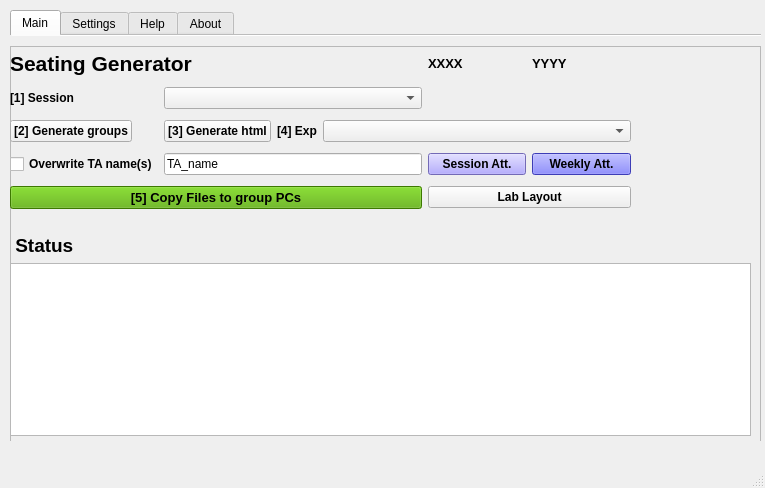
<?xml version="1.0" encoding="UTF-8"?>
<ui version="4.0">
 <class>MainWindow</class>
 <widget class="QMainWindow" name="MainWindow">
  <property name="geometry">
   <rect>
    <x>0</x>
    <y>0</y>
    <width>765</width>
    <height>488</height>
   </rect>
  </property>
  <property name="sizePolicy">
   <sizepolicy hsizetype="Maximum" vsizetype="Preferred">
    <horstretch>0</horstretch>
    <verstretch>0</verstretch>
   </sizepolicy>
  </property>
  <property name="windowTitle">
   <string>YU LabManager</string>
  </property>
  <widget class="QWidget" name="centralwidget">
   <widget class="QTabWidget" name="tabWidget">
    <property name="enabled">
     <bool>true</bool>
    </property>
    <property name="geometry">
     <rect>
      <x>10</x>
      <y>10</y>
      <width>751</width>
      <height>431</height>
     </rect>
    </property>
    <property name="font">
     <font>
      <family>Arial</family>
     </font>
    </property>
    <property name="tabShape">
     <enum>QTabWidget::Rounded</enum>
    </property>
    <property name="currentIndex">
     <number>0</number>
    </property>
    <property name="usesScrollButtons">
     <bool>true</bool>
    </property>
    <property name="documentMode">
     <bool>true</bool>
    </property>
    <property name="tabsClosable">
     <bool>false</bool>
    </property>
    <property name="movable">
     <bool>false</bool>
    </property>
    <widget class="QWidget" name="tab_main">
     <attribute name="title">
      <string>Main</string>
     </attribute>
     <widget class="QFrame" name="frame">
      <property name="geometry">
       <rect>
        <x>0</x>
        <y>10</y>
        <width>751</width>
        <height>401</height>
       </rect>
      </property>
      <property name="font">
       <font>
        <family>Arial</family>
       </font>
      </property>
      <property name="frameShape">
       <enum>QFrame::StyledPanel</enum>
      </property>
      <property name="frameShadow">
       <enum>QFrame::Raised</enum>
      </property>
      <widget class="QWidget" name="gridLayoutWidget_2">
       <property name="geometry">
        <rect>
         <x>0</x>
         <y>0</y>
         <width>621</width>
         <height>171</height>
        </rect>
       </property>
       <layout class="QGridLayout" name="gridLayout_top">
        <item row="6" column="0">
         <widget class="QCheckBox" name="checkBox_TAname_overwrite">
          <property name="font">
           <font>
            <pointsize>9</pointsize>
            <weight>75</weight>
            <bold>true</bold>
           </font>
          </property>
          <property name="text">
           <string>Overwrite TA name(s)</string>
          </property>
         </widget>
        </item>
        <item row="8" column="0" colspan="4">
         <widget class="QPushButton" name="pushButton_copyfiles">
          <property name="sizePolicy">
           <sizepolicy hsizetype="Preferred" vsizetype="Fixed">
            <horstretch>0</horstretch>
            <verstretch>0</verstretch>
           </sizepolicy>
          </property>
          <property name="font">
           <font>
            <family>Arial</family>
            <pointsize>10</pointsize>
            <weight>75</weight>
            <bold>true</bold>
           </font>
          </property>
          <property name="styleSheet">
           <string notr="true">background-color: rgb(85, 170, 0);</string>
          </property>
          <property name="text">
           <string>[5] Copy Files to group PCs</string>
          </property>
         </widget>
        </item>
        <item row="5" column="0">
         <widget class="QPushButton" name="pushButton_grouping">
          <property name="sizePolicy">
           <sizepolicy hsizetype="Fixed" vsizetype="Preferred">
            <horstretch>0</horstretch>
            <verstretch>0</verstretch>
           </sizepolicy>
          </property>
          <property name="font">
           <font>
            <family>Arial</family>
            <pointsize>9</pointsize>
            <weight>75</weight>
            <bold>true</bold>
           </font>
          </property>
          <property name="text">
           <string>[2] Generate groups</string>
          </property>
         </widget>
        </item>
        <item row="5" column="2">
         <widget class="QLabel" name="label_6">
          <property name="sizePolicy">
           <sizepolicy hsizetype="Fixed" vsizetype="Preferred">
            <horstretch>0</horstretch>
            <verstretch>0</verstretch>
           </sizepolicy>
          </property>
          <property name="font">
           <font>
            <pointsize>9</pointsize>
            <weight>75</weight>
            <bold>true</bold>
           </font>
          </property>
          <property name="text">
           <string>[4] Exp</string>
          </property>
         </widget>
        </item>
        <item row="5" column="3" colspan="3">
         <widget class="QComboBox" name="comboBox_exp_id"/>
        </item>
        <item row="6" column="4">
         <widget class="QPushButton" name="pushButton_att">
          <property name="font">
           <font>
            <pointsize>9</pointsize>
            <weight>75</weight>
            <bold>true</bold>
           </font>
          </property>
          <property name="styleSheet">
           <string notr="true">background-color: rgb(161, 149, 255)</string>
          </property>
          <property name="text">
           <string>Session Att.</string>
          </property>
         </widget>
        </item>
        <item row="6" column="1" colspan="3">
         <widget class="QLineEdit" name="lineEdit_TAname">
          <property name="text">
           <string>TA_name</string>
          </property>
         </widget>
        </item>
        <item row="5" column="1">
         <widget class="QPushButton" name="pushButton_htmlgen">
          <property name="sizePolicy">
           <sizepolicy hsizetype="Preferred" vsizetype="Fixed">
            <horstretch>0</horstretch>
            <verstretch>0</verstretch>
           </sizepolicy>
          </property>
          <property name="font">
           <font>
            <family>Arial</family>
            <pointsize>9</pointsize>
            <weight>75</weight>
            <bold>true</bold>
           </font>
          </property>
          <property name="text">
           <string>[3] Generate html</string>
          </property>
         </widget>
        </item>
        <item row="4" column="1" colspan="3">
         <widget class="QComboBox" name="comboBox_session">
          <property name="sizePolicy">
           <sizepolicy hsizetype="Minimum" vsizetype="Fixed">
            <horstretch>0</horstretch>
            <verstretch>0</verstretch>
           </sizepolicy>
          </property>
         </widget>
        </item>
        <item row="8" column="4" colspan="2">
         <widget class="QPushButton" name="pushButton_labLayout">
          <property name="font">
           <font>
            <pointsize>9</pointsize>
            <weight>75</weight>
            <bold>true</bold>
           </font>
          </property>
          <property name="text">
           <string>Lab Layout</string>
          </property>
         </widget>
        </item>
        <item row="4" column="0">
         <widget class="QLabel" name="label_15">
          <property name="sizePolicy">
           <sizepolicy hsizetype="Fixed" vsizetype="Preferred">
            <horstretch>0</horstretch>
            <verstretch>0</verstretch>
           </sizepolicy>
          </property>
          <property name="font">
           <font>
            <pointsize>9</pointsize>
            <weight>75</weight>
            <bold>true</bold>
           </font>
          </property>
          <property name="text">
           <string>[1] Session</string>
          </property>
         </widget>
        </item>
        <item row="6" column="5">
         <widget class="QPushButton" name="pushButton_Watt">
          <property name="font">
           <font>
            <pointsize>9</pointsize>
            <weight>75</weight>
            <bold>true</bold>
           </font>
          </property>
          <property name="styleSheet">
           <string notr="true">background-color: rgb(85, 85, 255)</string>
          </property>
          <property name="text">
           <string>Weekly Att.</string>
          </property>
         </widget>
        </item>
        <item row="0" column="0" colspan="4">
         <widget class="QLabel" name="label_5">
          <property name="sizePolicy">
           <sizepolicy hsizetype="Preferred" vsizetype="Fixed">
            <horstretch>0</horstretch>
            <verstretch>0</verstretch>
           </sizepolicy>
          </property>
          <property name="font">
           <font>
            <pointsize>16</pointsize>
            <weight>75</weight>
            <bold>true</bold>
           </font>
          </property>
          <property name="text">
           <string>Seating Generator</string>
          </property>
         </widget>
        </item>
        <item row="0" column="4">
         <widget class="QLabel" name="course_label">
          <property name="font">
           <font>
            <pointsize>10</pointsize>
            <weight>75</weight>
            <bold>true</bold>
           </font>
          </property>
          <property name="text">
           <string>XXXX</string>
          </property>
         </widget>
        </item>
        <item row="0" column="5">
         <widget class="QLabel" name="location_label">
          <property name="font">
           <font>
            <pointsize>10</pointsize>
            <weight>75</weight>
            <bold>true</bold>
           </font>
          </property>
          <property name="text">
           <string>YYYY</string>
          </property>
         </widget>
        </item>
       </layout>
      </widget>
      <widget class="QLabel" name="label_2">
       <property name="geometry">
        <rect>
         <x>640</x>
         <y>10</y>
         <width>101</width>
         <height>151</height>
        </rect>
       </property>
       <property name="text">
        <string/>
       </property>
       <property name="pixmap">
        <pixmap>yorklogo.png</pixmap>
       </property>
       <property name="scaledContents">
        <bool>true</bool>
       </property>
      </widget>
      <widget class="QWidget" name="gridLayoutWidget">
       <property name="geometry">
        <rect>
         <x>0</x>
         <y>179</y>
         <width>741</width>
         <height>211</height>
        </rect>
       </property>
       <layout class="QGridLayout" name="gridLayout_buttom" rowstretch="1,2,20" rowminimumheight="0,0,0">
        <item row="2" column="0">
         <widget class="QTextBrowser" name="statusbox"/>
        </item>
        <item row="1" column="0">
         <widget class="QLabel" name="label_4">
          <property name="font">
           <font>
            <pointsize>14</pointsize>
            <weight>75</weight>
            <bold>true</bold>
           </font>
          </property>
          <property name="text">
           <string> Status</string>
          </property>
         </widget>
        </item>
        <item row="0" column="0">
         <spacer name="verticalSpacer">
          <property name="orientation">
           <enum>Qt::Vertical</enum>
          </property>
          <property name="sizeHint" stdset="0">
           <size>
            <width>20</width>
            <height>10</height>
           </size>
          </property>
         </spacer>
        </item>
       </layout>
      </widget>
     </widget>
    </widget>
    <widget class="QWidget" name="tab_settings">
     <attribute name="title">
      <string>Settings</string>
     </attribute>
     <widget class="QFrame" name="frame_2">
      <property name="geometry">
       <rect>
        <x>0</x>
        <y>10</y>
        <width>730</width>
        <height>401</height>
       </rect>
      </property>
      <property name="frameShape">
       <enum>QFrame::StyledPanel</enum>
      </property>
      <property name="frameShadow">
       <enum>QFrame::Raised</enum>
      </property>
      <widget class="QWidget" name="gridLayoutWidget_3">
       <property name="geometry">
        <rect>
         <x>9</x>
         <y>9</y>
         <width>718</width>
         <height>381</height>
        </rect>
       </property>
       <layout class="QGridLayout" name="gridLayout_4">
        <item row="0" column="0" colspan="3">
         <widget class="QLabel" name="label_38">
          <property name="sizePolicy">
           <sizepolicy hsizetype="Preferred" vsizetype="Fixed">
            <horstretch>0</horstretch>
            <verstretch>0</verstretch>
           </sizepolicy>
          </property>
          <property name="font">
           <font>
            <pointsize>14</pointsize>
            <weight>75</weight>
            <bold>true</bold>
           </font>
          </property>
          <property name="text">
           <string>Course &amp; Lab Details</string>
          </property>
         </widget>
        </item>
        <item row="5" column="1">
         <widget class="QPushButton" name="pushButton_rebootPCs">
          <property name="sizePolicy">
           <sizepolicy hsizetype="Preferred" vsizetype="Fixed">
            <horstretch>0</horstretch>
            <verstretch>0</verstretch>
           </sizepolicy>
          </property>
          <property name="font">
           <font>
            <family>Arial</family>
           </font>
          </property>
          <property name="styleSheet">
           <string notr="true">background-color: rgb(255, 85, 127);</string>
          </property>
          <property name="text">
           <string>Reboot</string>
          </property>
         </widget>
        </item>
        <item row="6" column="1">
         <widget class="QPushButton" name="pushButton_rebootLaptops">
          <property name="sizePolicy">
           <sizepolicy hsizetype="Preferred" vsizetype="Fixed">
            <horstretch>0</horstretch>
            <verstretch>0</verstretch>
           </sizepolicy>
          </property>
          <property name="font">
           <font>
            <family>Arial</family>
           </font>
          </property>
          <property name="styleSheet">
           <string notr="true">background-color: rgb(255, 85, 127);</string>
          </property>
          <property name="text">
           <string>Reboot</string>
          </property>
         </widget>
        </item>
        <item row="6" column="2">
         <widget class="QPushButton" name="pushButton_lpc_remote_files">
          <property name="styleSheet">
           <string notr="true">background-color: rgb(85, 170, 0);</string>
          </property>
          <property name="text">
           <string>Copy/Delete Files</string>
          </property>
         </widget>
        </item>
        <item row="2" column="2">
         <widget class="QPushButton" name="pushButton_pc_browse">
          <property name="text">
           <string>Brows</string>
          </property>
         </widget>
        </item>
        <item row="2" column="1">
         <widget class="QLineEdit" name="lineEdit_pc_dir">
          <property name="text">
           <string/>
          </property>
         </widget>
        </item>
        <item row="5" column="0">
         <widget class="QLabel" name="label_40">
          <property name="sizePolicy">
           <sizepolicy hsizetype="Preferred" vsizetype="Fixed">
            <horstretch>0</horstretch>
            <verstretch>0</verstretch>
           </sizepolicy>
          </property>
          <property name="font">
           <font>
            <pointsize>10</pointsize>
            <weight>50</weight>
            <bold>false</bold>
           </font>
          </property>
          <property name="text">
           <string>Group PCs</string>
          </property>
         </widget>
        </item>
        <item row="2" column="0">
         <widget class="QLabel" name="label_47">
          <property name="text">
           <string>PC lists directory</string>
          </property>
         </widget>
        </item>
        <item row="9" column="1">
         <widget class="QCheckBox" name="checkBox_debugMode">
          <property name="text">
           <string>Debug mode</string>
          </property>
         </widget>
        </item>
        <item row="9" column="2">
         <widget class="QCheckBox" name="checkBox_localCopy">
          <property name="text">
           <string>Local copy</string>
          </property>
         </widget>
        </item>
        <item row="6" column="4" colspan="2">
         <widget class="QPushButton" name="pushButton_save_settings">
          <property name="styleSheet">
           <string notr="true">background-color: rgb(253, 128, 8);</string>
          </property>
          <property name="text">
           <string>Save</string>
          </property>
         </widget>
        </item>
        <item row="4" column="0">
         <widget class="QLabel" name="label_39">
          <property name="sizePolicy">
           <sizepolicy hsizetype="Preferred" vsizetype="Fixed">
            <horstretch>0</horstretch>
            <verstretch>0</verstretch>
           </sizepolicy>
          </property>
          <property name="font">
           <font>
            <pointsize>14</pointsize>
            <weight>75</weight>
            <bold>true</bold>
           </font>
          </property>
          <property name="text">
           <string>Advanced</string>
          </property>
         </widget>
        </item>
        <item row="6" column="0">
         <widget class="QLabel" name="label_42">
          <property name="sizePolicy">
           <sizepolicy hsizetype="Preferred" vsizetype="Fixed">
            <horstretch>0</horstretch>
            <verstretch>0</verstretch>
           </sizepolicy>
          </property>
          <property name="font">
           <font>
            <pointsize>10</pointsize>
            <weight>50</weight>
            <bold>false</bold>
           </font>
          </property>
          <property name="text">
           <string>Laptops</string>
          </property>
         </widget>
        </item>
        <item row="1" column="3">
         <spacer name="horizontalSpacer">
          <property name="orientation">
           <enum>Qt::Horizontal</enum>
          </property>
          <property name="sizeHint" stdset="0">
           <size>
            <width>40</width>
            <height>20</height>
           </size>
          </property>
         </spacer>
        </item>
        <item row="5" column="5">
         <widget class="QLineEdit" name="lineEdit_nbenches">
          <property name="text">
           <string>4</string>
          </property>
         </widget>
        </item>
        <item row="1" column="0">
         <widget class="QLabel" name="label_41">
          <property name="font">
           <font>
            <weight>50</weight>
            <bold>false</bold>
           </font>
          </property>
          <property name="text">
           <string>Course main directory</string>
          </property>
         </widget>
        </item>
        <item row="5" column="4">
         <widget class="QLabel" name="label_14">
          <property name="text">
           <string>Max # of seats</string>
          </property>
         </widget>
        </item>
        <item row="4" column="4">
         <widget class="QLabel" name="label_45">
          <property name="text">
           <string>Max # of groups</string>
          </property>
         </widget>
        </item>
        <item row="1" column="1">
         <widget class="QLineEdit" name="lineEdit_course_dir">
          <property name="text">
           <string/>
          </property>
         </widget>
        </item>
        <item row="4" column="5">
         <widget class="QLineEdit" name="lineEdit_ngroups">
          <property name="text">
           <string>8</string>
          </property>
         </widget>
        </item>
        <item row="3" column="0" colspan="3">
         <widget class="Line" name="line">
          <property name="orientation">
           <enum>Qt::Horizontal</enum>
          </property>
         </widget>
        </item>
        <item row="1" column="2">
         <widget class="QPushButton" name="pushButton_course_dir_browse">
          <property name="text">
           <string>Brows</string>
          </property>
         </widget>
        </item>
        <item row="0" column="4">
         <widget class="QLabel" name="label_33">
          <property name="font">
           <font>
            <weight>50</weight>
            <bold>false</bold>
           </font>
          </property>
          <property name="text">
           <string>Year</string>
          </property>
         </widget>
        </item>
        <item row="1" column="4">
         <widget class="QLabel" name="label_36">
          <property name="text">
           <string>Semester</string>
          </property>
         </widget>
        </item>
        <item row="0" column="5">
         <widget class="QLineEdit" name="lineEdit_year">
          <property name="font">
           <font>
            <weight>50</weight>
            <bold>false</bold>
           </font>
          </property>
          <property name="text">
           <string>2023</string>
          </property>
         </widget>
        </item>
        <item row="1" column="5">
         <widget class="QComboBox" name="comboBox_semester">
          <item>
           <property name="text">
            <string>Fall</string>
           </property>
          </item>
          <item>
           <property name="text">
            <string>Winter</string>
           </property>
          </item>
          <item>
           <property name="text">
            <string>Summer</string>
           </property>
          </item>
         </widget>
        </item>
        <item row="2" column="4">
         <widget class="QLabel" name="label_3">
          <property name="font">
           <font>
            <pointsize>9</pointsize>
            <weight>50</weight>
            <bold>false</bold>
           </font>
          </property>
          <property name="text">
           <string>Location</string>
          </property>
         </widget>
        </item>
        <item row="3" column="4">
         <widget class="QLabel" name="label_46">
          <property name="font">
           <font>
            <weight>50</weight>
            <bold>false</bold>
           </font>
          </property>
          <property name="text">
           <string>Course Code</string>
          </property>
         </widget>
        </item>
        <item row="2" column="5">
         <widget class="QComboBox" name="comboBox_room"/>
        </item>
        <item row="3" column="5">
         <widget class="QLineEdit" name="lineEdit_code">
          <property name="font">
           <font>
            <weight>50</weight>
            <bold>false</bold>
           </font>
          </property>
          <property name="text">
           <string>xxxx</string>
          </property>
         </widget>
        </item>
        <item row="9" column="0">
         <widget class="QCheckBox" name="checkBox_extended_att">
          <property name="text">
           <string>Extended Att. list</string>
          </property>
         </widget>
        </item>
       </layout>
      </widget>
     </widget>
    </widget>
    <widget class="QWidget" name="tab_help">
     <attribute name="title">
      <string>Help</string>
     </attribute>
     <widget class="QWidget" name="verticalLayoutWidget">
      <property name="geometry">
       <rect>
        <x>0</x>
        <y>0</y>
        <width>731</width>
        <height>411</height>
       </rect>
      </property>
      <layout class="QVBoxLayout" name="verticalLayout">
       <item>
        <widget class="QTextBrowser" name="textBrowser">
         <property name="html">
          <string>&lt;!DOCTYPE HTML PUBLIC &quot;-//W3C//DTD HTML 4.0//EN&quot; &quot;http://www.w3.org/TR/REC-html40/strict.dtd&quot;&gt;
&lt;html&gt;&lt;head&gt;&lt;meta name=&quot;qrichtext&quot; content=&quot;1&quot; /&gt;&lt;style type=&quot;text/css&quot;&gt;
p, li { white-space: pre-wrap; }
&lt;/style&gt;&lt;/head&gt;&lt;body style=&quot; font-family:'Arial'; font-size:7.8pt; font-weight:400; font-style:normal;&quot;&gt;
&lt;p style=&quot; margin-top:0px; margin-bottom:0px; margin-left:0px; margin-right:0px; -qt-block-indent:0; text-indent:0px;&quot;&gt;&lt;span style=&quot; font-size:18pt; font-weight:600;&quot;&gt;How to Use the Program:&lt;/span&gt;&lt;/p&gt;
&lt;p style=&quot;-qt-paragraph-type:empty; margin-top:0px; margin-bottom:0px; margin-left:0px; margin-right:0px; -qt-block-indent:0; text-indent:0px;&quot;&gt;&lt;br /&gt;&lt;/p&gt;
&lt;p style=&quot; margin-top:0px; margin-bottom:0px; margin-left:0px; margin-right:0px; -qt-block-indent:0; text-indent:0px;&quot;&gt;&lt;span style=&quot; font-size:12pt; color:#0000ff;&quot;&gt;1. &lt;/span&gt;&lt;span style=&quot; font-size:12pt; font-weight:600; color:#0000ff;&quot;&gt;In the Settings Tab&lt;/span&gt;&lt;span style=&quot; font-size:12pt; color:#0000ff;&quot;&gt;:&lt;/span&gt;&lt;/p&gt;
&lt;p style=&quot; margin-top:0px; margin-bottom:0px; margin-left:0px; margin-right:0px; -qt-block-indent:0; text-indent:0px;&quot;&gt;&lt;span style=&quot; font-size:12pt;&quot;&gt;   &lt;/span&gt;&lt;/p&gt;
&lt;p style=&quot; margin-top:0px; margin-bottom:0px; margin-left:0px; margin-right:0px; -qt-block-indent:0; text-indent:0px;&quot;&gt;&lt;span style=&quot; font-size:12pt;&quot;&gt;- &lt;/span&gt;&lt;span style=&quot; font-size:12pt; font-weight:600;&quot;&gt;Course Main Directory:&lt;/span&gt;&lt;span style=&quot; font-size:12pt;&quot;&gt; Use the &amp;quot;Browse&amp;quot; button to locate the course directory, which should contain the following files: exp_*.csv (experiments table), stud_*.csv (enrolled students list), and time_*.csv (labs weekly schedule).&lt;/span&gt;&lt;/p&gt;
&lt;p style=&quot; margin-top:0px; margin-bottom:0px; margin-left:0px; margin-right:0px; -qt-block-indent:0; text-indent:0px;&quot;&gt;&lt;span style=&quot; font-size:12pt;&quot;&gt;   &lt;/span&gt;&lt;/p&gt;
&lt;p style=&quot; margin-top:0px; margin-bottom:0px; margin-left:0px; margin-right:0px; -qt-block-indent:0; text-indent:0px;&quot;&gt;&lt;span style=&quot; font-size:12pt;&quot;&gt;- &lt;/span&gt;&lt;span style=&quot; font-size:12pt; font-weight:600;&quot;&gt;PC List Directory:&lt;/span&gt;&lt;span style=&quot; font-size:12pt;&quot;&gt; Use the &amp;quot;Browse&amp;quot; button to select the PC list directory. It should include pc_room_map.csv (room-to-PC mapping) and .txt files with PC and laptop names, layout coordination, and group assignments.&lt;/span&gt;&lt;/p&gt;
&lt;p style=&quot; margin-top:0px; margin-bottom:0px; margin-left:0px; margin-right:0px; -qt-block-indent:0; text-indent:0px;&quot;&gt;&lt;span style=&quot; font-size:12pt;&quot;&gt;- Fill Course Info by providing the necessary course details.&lt;/span&gt;&lt;/p&gt;
&lt;p style=&quot; margin-top:0px; margin-bottom:0px; margin-left:0px; margin-right:0px; -qt-block-indent:0; text-indent:0px;&quot;&gt;&lt;span style=&quot; font-size:12pt;&quot;&gt;- Reboot Group PCs and Laptops (if needed):** Use these buttons to restart the group PCs and laptops if required.&lt;/span&gt;&lt;/p&gt;
&lt;p style=&quot; margin-top:0px; margin-bottom:0px; margin-left:0px; margin-right:0px; -qt-block-indent:0; text-indent:0px;&quot;&gt;&lt;span style=&quot; font-size:12pt;&quot;&gt;- &lt;/span&gt;&lt;span style=&quot; font-size:12pt; font-weight:600;&quot;&gt;Copy/Delete Files:&lt;/span&gt;&lt;span style=&quot; font-size:12pt;&quot;&gt; Select files to copy or delete from the host PC to/from the listed laptops in the selected room, specifying the destination path.&lt;/span&gt;&lt;/p&gt;
&lt;p style=&quot;-qt-paragraph-type:empty; margin-top:0px; margin-bottom:0px; margin-left:0px; margin-right:0px; -qt-block-indent:0; text-indent:0px; font-size:12pt;&quot;&gt;&lt;br /&gt;&lt;/p&gt;
&lt;p style=&quot; margin-top:0px; margin-bottom:0px; margin-left:0px; margin-right:0px; -qt-block-indent:0; text-indent:0px;&quot;&gt;&lt;span style=&quot; font-size:12pt; font-weight:600; color:#0000ff;&quot;&gt;2. In the Main Tab:&lt;/span&gt;&lt;/p&gt;
&lt;p style=&quot;-qt-paragraph-type:empty; margin-top:0px; margin-bottom:0px; margin-left:0px; margin-right:0px; -qt-block-indent:0; text-indent:0px;&quot;&gt;&lt;br /&gt;&lt;/p&gt;
&lt;p style=&quot; margin-top:0px; margin-bottom:0px; margin-left:0px; margin-right:0px; -qt-block-indent:0; text-indent:0px;&quot;&gt;&lt;span style=&quot; font-size:12pt;&quot;&gt;- Select Session and Room from the drop down manue&lt;/span&gt;&lt;/p&gt;
&lt;p style=&quot;-qt-paragraph-type:empty; margin-top:0px; margin-bottom:0px; margin-left:0px; margin-right:0px; -qt-block-indent:0; text-indent:0px;&quot;&gt;&lt;br /&gt;&lt;/p&gt;
&lt;p style=&quot; margin-top:0px; margin-bottom:0px; margin-left:0px; margin-right:0px; -qt-block-indent:0; text-indent:0px;&quot;&gt;&lt;span style=&quot; font-size:12pt;&quot;&gt;- &lt;/span&gt;&lt;span style=&quot; font-size:12pt; font-weight:600;&quot;&gt;Generate Groups:&lt;/span&gt;&lt;span style=&quot; font-size:12pt;&quot;&gt; Click &amp;quot;Generate groups&amp;quot; to create a .pkl file containing seating details for all experiments and students in the selected session.&lt;/span&gt;&lt;/p&gt;
&lt;p style=&quot;-qt-paragraph-type:empty; margin-top:0px; margin-bottom:0px; margin-left:0px; margin-right:0px; -qt-block-indent:0; text-indent:0px;&quot;&gt;&lt;br /&gt;&lt;/p&gt;
&lt;p style=&quot; margin-top:0px; margin-bottom:0px; margin-left:0px; margin-right:0px; -qt-block-indent:0; text-indent:0px;&quot;&gt;&lt;span style=&quot; font-size:12pt;&quot;&gt;- &lt;/span&gt;&lt;span style=&quot; font-size:12pt; font-weight:600;&quot;&gt;Generate HTML&lt;/span&gt;&lt;span style=&quot; font-size:12pt;&quot;&gt;: Click &amp;quot;Generate HTML&amp;quot; to create HTML files for displaying the lab's information, including student names and groups, experiment image and tips.&lt;/span&gt;&lt;/p&gt;
&lt;p style=&quot;-qt-paragraph-type:empty; margin-top:0px; margin-bottom:0px; margin-left:0px; margin-right:0px; -qt-block-indent:0; text-indent:0px;&quot;&gt;&lt;br /&gt;&lt;/p&gt;
&lt;p style=&quot; margin-top:0px; margin-bottom:0px; margin-left:0px; margin-right:0px; -qt-block-indent:0; text-indent:0px;&quot;&gt;&lt;span style=&quot; font-size:12pt;&quot;&gt;- Select Experiment Name from the drop down manue.&lt;/span&gt;&lt;/p&gt;
&lt;p style=&quot;-qt-paragraph-type:empty; margin-top:0px; margin-bottom:0px; margin-left:0px; margin-right:0px; -qt-block-indent:0; text-indent:0px;&quot;&gt;&lt;br /&gt;&lt;/p&gt;
&lt;p style=&quot; margin-top:0px; margin-bottom:0px; margin-left:0px; margin-right:0px; -qt-block-indent:0; text-indent:0px;&quot;&gt;&lt;span style=&quot; font-size:12pt;&quot;&gt;- &lt;/span&gt;&lt;span style=&quot; font-size:12pt; font-weight:600;&quot;&gt;Copy Files to Group PCs:&lt;/span&gt;&lt;span style=&quot; font-size:12pt;&quot;&gt; Click &amp;quot;Copy Files to Group PCs&amp;quot; to copy the generated HTML files to the group PCs.&lt;/span&gt;&lt;/p&gt;
&lt;p style=&quot;-qt-paragraph-type:empty; margin-top:0px; margin-bottom:0px; margin-left:0px; margin-right:0px; -qt-block-indent:0; text-indent:0px; font-size:12pt;&quot;&gt;&lt;br /&gt;&lt;/p&gt;
&lt;p style=&quot; margin-top:0px; margin-bottom:0px; margin-left:0px; margin-right:0px; -qt-block-indent:0; text-indent:0px;&quot;&gt;&lt;span style=&quot; font-size:12pt; font-weight:600; color:#00aa00;&quot;&gt;Additional Notes:&lt;/span&gt;&lt;/p&gt;
&lt;p style=&quot;-qt-paragraph-type:empty; margin-top:0px; margin-bottom:0px; margin-left:0px; margin-right:0px; -qt-block-indent:0; text-indent:0px;&quot;&gt;&lt;br /&gt;&lt;/p&gt;
&lt;p style=&quot; margin-top:0px; margin-bottom:0px; margin-left:0px; margin-right:0px; -qt-block-indent:0; text-indent:0px;&quot;&gt;&lt;span style=&quot; font-size:12pt;&quot;&gt;- Ensure that each Group PC is set to automatically display the &amp;quot;index.html&amp;quot; page in Windows Kiosk mode.&lt;/span&gt;&lt;/p&gt;
&lt;p style=&quot;-qt-paragraph-type:empty; margin-top:0px; margin-bottom:0px; margin-left:0px; margin-right:0px; -qt-block-indent:0; text-indent:0px;&quot;&gt;&lt;br /&gt;&lt;/p&gt;
&lt;p style=&quot; margin-top:0px; margin-bottom:0px; margin-left:0px; margin-right:0px; -qt-block-indent:0; text-indent:0px;&quot;&gt;&lt;span style=&quot; font-size:12pt;&quot;&gt;- The grouping process aims to create a uniform distribution of students into groups based on the &amp;quot;Max # of groups&amp;quot; value.&lt;/span&gt;&lt;/p&gt;
&lt;p style=&quot;-qt-paragraph-type:empty; margin-top:0px; margin-bottom:0px; margin-left:0px; margin-right:0px; -qt-block-indent:0; text-indent:0px;&quot;&gt;&lt;br /&gt;&lt;/p&gt;
&lt;p style=&quot; margin-top:0px; margin-bottom:0px; margin-left:0px; margin-right:0px; -qt-block-indent:0; text-indent:0px;&quot;&gt;&lt;span style=&quot; font-size:12pt;&quot;&gt;- You can generate and print single and weekly attendance sheets from the Main tab.&lt;/span&gt;&lt;/p&gt;&lt;/body&gt;&lt;/html&gt;</string>
         </property>
        </widget>
       </item>
      </layout>
     </widget>
    </widget>
    <widget class="QWidget" name="tab_about">
     <attribute name="title">
      <string>About</string>
     </attribute>
     <widget class="QLabel" name="label_9">
      <property name="geometry">
       <rect>
        <x>10</x>
        <y>130</y>
        <width>311</width>
        <height>101</height>
       </rect>
      </property>
      <property name="text">
       <string/>
      </property>
      <property name="pixmap">
       <pixmap>YorkU_logo_L.png</pixmap>
      </property>
      <property name="scaledContents">
       <bool>true</bool>
      </property>
     </widget>
     <widget class="QPushButton" name="pushButton_update_check">
      <property name="geometry">
       <rect>
        <x>90</x>
        <y>50</y>
        <width>131</width>
        <height>28</height>
       </rect>
      </property>
      <property name="styleSheet">
       <string notr="true">background-color: rgb(0, 170, 255)</string>
      </property>
      <property name="text">
       <string>Check for update</string>
      </property>
     </widget>
     <widget class="QWidget" name="verticalLayoutWidget_2">
      <property name="geometry">
       <rect>
        <x>370</x>
        <y>30</y>
        <width>361</width>
        <height>301</height>
       </rect>
      </property>
      <layout class="QVBoxLayout" name="verticalLayout_2">
       <item>
        <widget class="QLabel" name="label_appName">
         <property name="font">
          <font>
           <pointsize>14</pointsize>
           <weight>75</weight>
           <bold>true</bold>
          </font>
         </property>
         <property name="text">
          <string>YU LabManager</string>
         </property>
        </widget>
       </item>
       <item>
        <widget class="QLabel" name="label_appVersion">
         <property name="font">
          <font>
           <pointsize>11</pointsize>
           <weight>75</weight>
           <bold>true</bold>
          </font>
         </property>
         <property name="text">
          <string>&lt;version&gt;, &lt;date&gt;</string>
         </property>
        </widget>
       </item>
       <item>
        <spacer name="verticalSpacer_2">
         <property name="orientation">
          <enum>Qt::Vertical</enum>
         </property>
         <property name="sizeType">
          <enum>QSizePolicy::Maximum</enum>
         </property>
         <property name="sizeHint" stdset="0">
          <size>
           <width>20</width>
           <height>50</height>
          </size>
         </property>
        </spacer>
       </item>
       <item>
        <widget class="QLabel" name="label_author">
         <property name="text">
          <string>Developed by Mohammad Kareem, PhD

Laboratory Technologist

mkareem@yorku.ca

Department of Physics &amp; Astronomy
Faculty of Science | York University
Petrie Science &amp; Engineering 122
4700 Keele Street Toronto ON, Canada M3J 1P3</string>
         </property>
        </widget>
       </item>
      </layout>
     </widget>
    </widget>
   </widget>
  </widget>
  <widget class="QMenuBar" name="menubar">
   <property name="geometry">
    <rect>
     <x>0</x>
     <y>0</y>
     <width>765</width>
     <height>26</height>
    </rect>
   </property>
  </widget>
  <widget class="QStatusBar" name="statusbar"/>
 </widget>
 <tabstops>
  <tabstop>comboBox_session</tabstop>
  <tabstop>pushButton_grouping</tabstop>
  <tabstop>pushButton_htmlgen</tabstop>
  <tabstop>comboBox_exp_id</tabstop>
  <tabstop>checkBox_TAname_overwrite</tabstop>
  <tabstop>pushButton_att</tabstop>
  <tabstop>pushButton_Watt</tabstop>
  <tabstop>pushButton_copyfiles</tabstop>
  <tabstop>pushButton_labLayout</tabstop>
  <tabstop>pushButton_course_dir_browse</tabstop>
  <tabstop>pushButton_pc_browse</tabstop>
  <tabstop>lineEdit_ngroups</tabstop>
  <tabstop>lineEdit_nbenches</tabstop>
  <tabstop>pushButton_save_settings</tabstop>
  <tabstop>pushButton_rebootPCs</tabstop>
  <tabstop>pushButton_rebootLaptops</tabstop>
  <tabstop>pushButton_lpc_remote_files</tabstop>
  <tabstop>checkBox_debugMode</tabstop>
  <tabstop>checkBox_localCopy</tabstop>
  <tabstop>tabWidget</tabstop>
  <tabstop>lineEdit_TAname</tabstop>
  <tabstop>statusbox</tabstop>
  <tabstop>lineEdit_course_dir</tabstop>
  <tabstop>lineEdit_pc_dir</tabstop>
 </tabstops>
 <resources>
  <include location="YorkU_Images.qrc"/>
 </resources>
 <connections/>
</ui>
